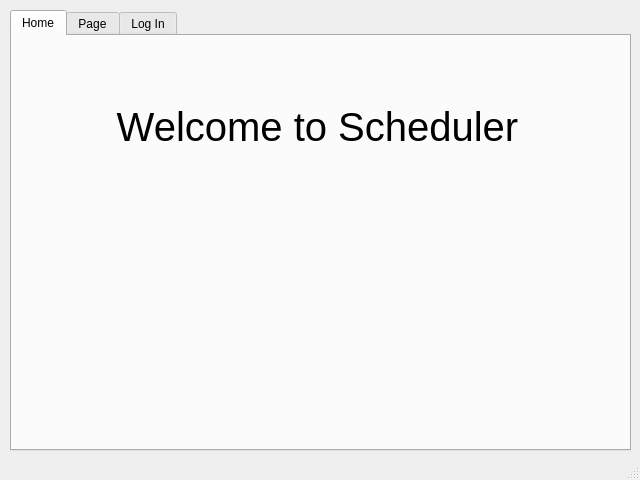
<?xml version="1.0" encoding="UTF-8"?>
<ui version="4.0">
 <class>Home</class>
 <widget class="QMainWindow" name="Home">
  <property name="geometry">
   <rect>
    <x>0</x>
    <y>0</y>
    <width>640</width>
    <height>480</height>
   </rect>
  </property>
  <property name="windowTitle">
   <string>Home</string>
  </property>
  <widget class="QWidget" name="centralWidget">
   <widget class="QTabWidget" name="content">
    <property name="geometry">
     <rect>
      <x>10</x>
      <y>10</y>
      <width>621</width>
      <height>441</height>
     </rect>
    </property>
    <property name="currentIndex">
     <number>0</number>
    </property>
    <widget class="QWidget" name="HomeTab">
     <property name="cursor">
      <cursorShape>ArrowCursor</cursorShape>
     </property>
     <property name="whatsThis">
      <string>&lt;html&gt;&lt;head/&gt;&lt;body&gt;&lt;p&gt;This is the first tab.&lt;/p&gt;&lt;/body&gt;&lt;/html&gt;</string>
     </property>
     <attribute name="title">
      <string>Home</string>
     </attribute>
     <widget class="QLabel" name="label">
      <property name="geometry">
       <rect>
        <x>0</x>
        <y>50</y>
        <width>611</width>
        <height>81</height>
       </rect>
      </property>
      <property name="font">
       <font>
        <pointsize>30</pointsize>
       </font>
      </property>
      <property name="text">
       <string>Welcome to Scheduler</string>
      </property>
      <property name="alignment">
       <set>Qt::AlignCenter</set>
      </property>
     </widget>
    </widget>
    <widget class="QWidget" name="tab">
     <attribute name="title">
      <string>Page</string>
     </attribute>
     <widget class="QLabel" name="label_4">
      <property name="geometry">
       <rect>
        <x>0</x>
        <y>150</y>
        <width>611</width>
        <height>71</height>
       </rect>
      </property>
      <property name="text">
       <string>The app designed by students for students like you.</string>
      </property>
      <property name="alignment">
       <set>Qt::AlignCenter</set>
      </property>
     </widget>
    </widget>
    <widget class="QWidget" name="LogInTab">
     <property name="enabled">
      <bool>false</bool>
     </property>
     <attribute name="title">
      <string>Log In</string>
     </attribute>
     <widget class="QLabel" name="profileInfo">
      <property name="geometry">
       <rect>
        <x>50</x>
        <y>70</y>
        <width>541</width>
        <height>291</height>
       </rect>
      </property>
      <property name="autoFillBackground">
       <bool>false</bool>
      </property>
      <property name="text">
       <string/>
      </property>
      <property name="alignment">
       <set>Qt::AlignLeading|Qt::AlignLeft|Qt::AlignTop</set>
      </property>
     </widget>
    </widget>
   </widget>
  </widget>
  <widget class="QStatusBar" name="statusBar"/>
 </widget>
 <layoutdefault spacing="6" margin="11"/>
 <resources/>
 <connections/>
</ui>
